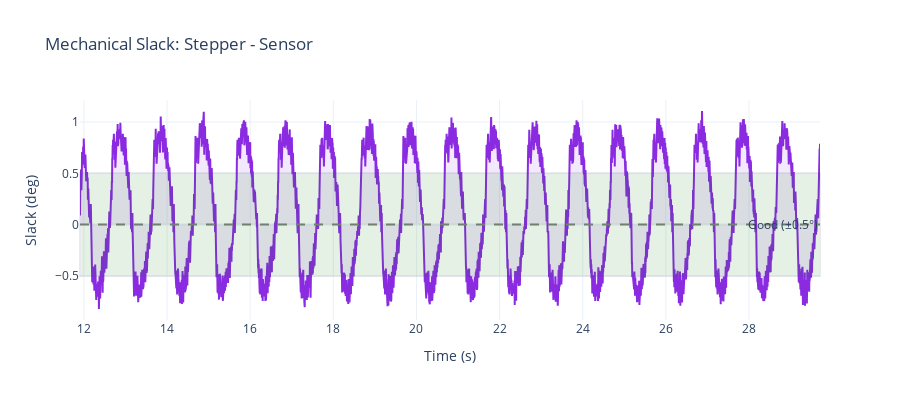

Notebook source saved alongside this figure:
### Markdown cell above
## Mechanical Slack (Error)

### Code cell
# Mechanical slack = stepper - sensor
fig2 = go.Figure()

fig2.add_trace(go.Scatter(
    x=df['time_s'], y=df['mech_slack'],
    name='Mechanical Slack', mode='lines',
    line=dict(color='rgb(138, 43, 226)', width=2),
    fill='tozeroy', fillcolor='rgba(138, 43, 226, 0.1)'
))

fig2.add_hline(y=0, line_dash="dash", line_color="gray")
fig2.add_hrect(y0=-0.5, y1=0.5, fillcolor="green", opacity=0.1,
               annotation_text="Good (±0.5°)", annotation_position="right")

fig2.update_layout(
    title='Mechanical Slack: Stepper - Sensor',
    xaxis_title='Time (s)',
    yaxis_title='Slack (deg)',
    height=400,
    hovermode='x unified',
    template='plotly_white'
)

fig2.show()

### Figure 1 — Plotly figure (JSON) as saved in the notebook; plotly's stock layout.template omitted (floating-point values rounded to 4 significant figures; data arrays with more than 128 entries replaced by an {"elided": "..."} marker saying what was removed)
{"data": [{"fill": "tozeroy", "fillcolor": "rgba(138, 43, 226, 0.1)", "line": {"color": "rgb(138, 43, 226)", "width": 2}, "mode": "lines", "name": "Mechanical Slack", "type": "scatter", "x": {"elided": "3557 float values"}, "y": {"elided": "3557 float values"}}], "layout": {"annotations": [{"showarrow": false, "text": "Good (±0.5°)", "x": 1, "xanchor": "right", "xref": "x domain", "y": 0, "yanchor": "middle", "yref": "y"}], "height": 400, "hovermode": "x unified", "shapes": [{"line": {"color": "gray", "dash": "dash"}, "type": "line", "x0": 0, "x1": 1, "xref": "x domain", "y0": 0, "y1": 0, "yref": "y"}, {"fillcolor": "green", "opacity": 0.1, "type": "rect", "x0": 0, "x1": 1, "xref": "x domain", "y0": -0.5, "y1": 0.5, "yref": "y"}], "title": {"text": "Mechanical Slack: Stepper - Sensor"}, "xaxis": {"title": {"text": "Time (s)"}}, "yaxis": {"title": {"text": "Slack (deg)"}}}}
